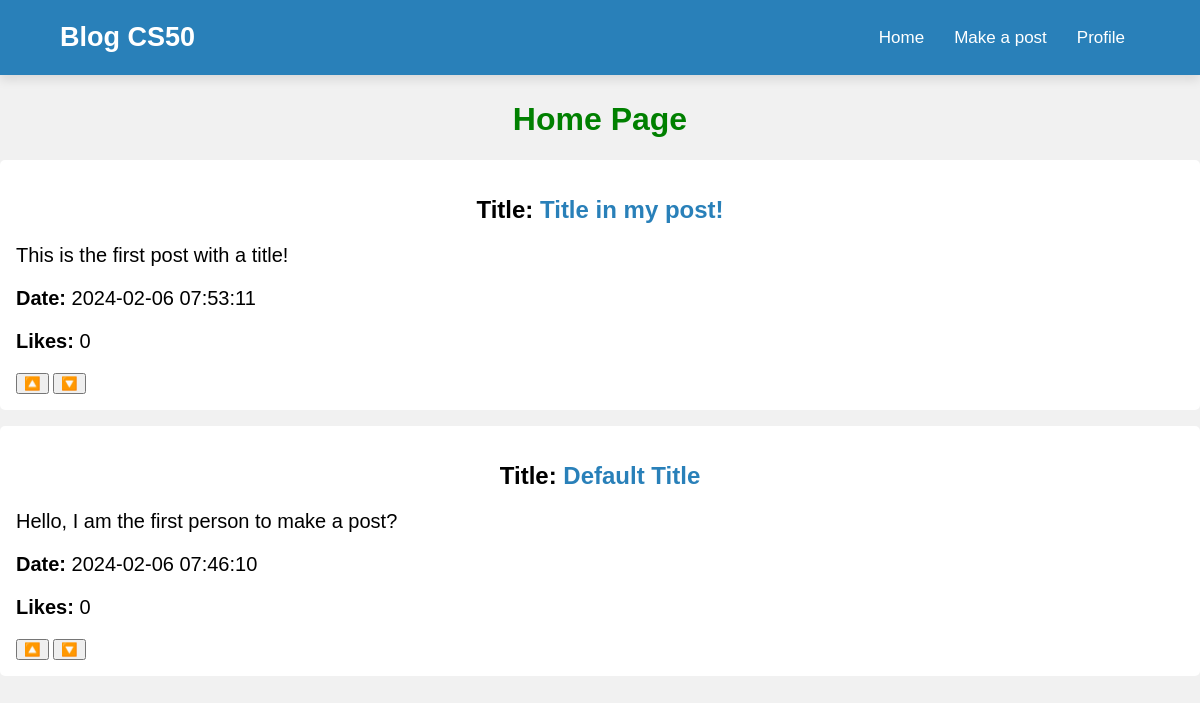
The app's page / (signed in), older data.
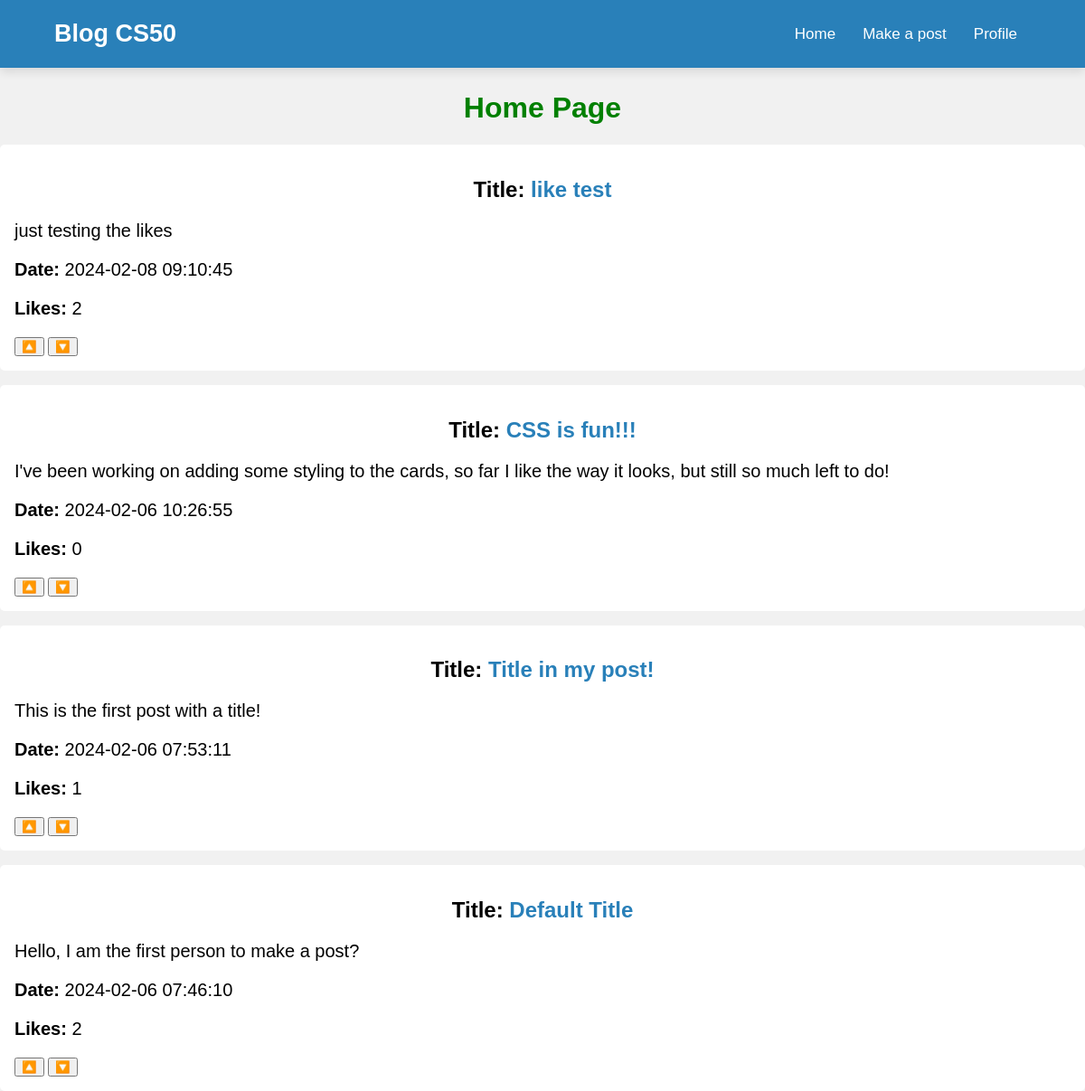
The same page, newer data.
### tables this page shows
CREATE TABLE posts (
    post_id INTEGER PRIMARY KEY AUTOINCREMENT,
    user_id INTEGER NOT NULL,
    title TEXT NOT NULL DEFAULT 'Default Title',
    content TEXT NOT NULL,
    likes INTEGER DEFAULT 0,
    created_at TIMESTAMP DEFAULT CURRENT_TIMESTAMP,
    FOREIGN KEY (user_id) REFERENCES users(id)
);

### app.py (the view)
@app.route("/")
@login_required
def index():
    data = db.execute("SELECT * FROM posts ORDER BY created_at DESC")
    return render_template("index.html", data=data)

### helpers.py (called while the page is built)
def login_required(f):
    @wraps(f)
    def decorated_function(*args, **kwargs):
        if session.get('user_id') is None:
            return redirect('/login')
        return f(*args, **kwargs)
    return decorated_function

### templates/index.html (shortened to what this page needs)
{% extends "layout.html" %}
{% block main %}
<div class="loginMain">
    <h1>Home Page</h1>
    {% for post in data %}
    <div class="description">
        <h2>Title: <a href="{{ url_for('view_post', post_id=post.post_id) }}">{{ post.title }}</a></h2>
        <p class="contentP">{{ post.content }}</p>
        <div>
            <p><strong>Date:</strong> {{ post.created_at }}</p>
            <p><strong>Likes:</strong> {{ post.likes }}</p>
        </div>
        <form action="/like" method="post" id="likeForm">
            <button type="submit" name="action" value="like">🔼</button>
            <button type="submit" name="action" value="dislike">🔽</button>
        </form>
    </div>
    {% endfor %}
</div>
{% endblock %}

### templates/layout.html (shortened to what this page needs)
<!DOCTYPE html>
<html lang="en">
<head>
    <link href="/static/styles.css" rel="stylesheet" >
</head>
<nav>
    <div class="navbar">
        <div class="logo">Blog CS50</div>
            {% if session["user_id"] %}
            <ul class="menu">
                <li><a href="/">Home</a></li>
                <li><a href="/post">Make a post</a></li>
                <li><a href="/profile">Profile</a></li>
            </ul>
            {% else %}
            <ul class="menu">
                <li><a href="/login">Sign in</a></li>
                <li><a href="/signup">Sign up</a></li>
            </ul>
            {% endif %}
    </div>
</nav>
<body>
    <h1>Body main goes there</h1>
    <main>
        {% block main %}{% endblock %}
    </main>
</body>
</html>

### static/styles.css (style rules this page uses)
h1 { color: green; }
body { background-color: #f1f1f1; display: flex; flex-direction: column; font-size: 1rem; justify-content: center; font-family: Poppins, sans-serif; margin: 0; padding: 0; box-sizing: border-box; }
nav { position: absolute; left: 0; top: 0; width: 100%; height: 75px; background-color: #2980b9; box-shadow: 0 5px 10px rgba(0, 0, 0, 0.1); }
nav .navbar { display: flex; align-items: center; justify-content: space-between; height: 100%; max-width: 90%; background: #2980b9; margin: auto; }
nav .navbar .logo { color: #fff; font-size: 27px; font-weight: 600; }
.menu { display: flex; }
.menu li { list-style: none; margin: 0 15px; }
.menu li a { color: #fff; font-size: 17px; font-weight: 500; text-decoration: none; }
.loginMain { width: 100%; height: 80vh; position: relative; }
.loginMain h1, h2, h3 { text-align: center; }
.description { padding: 1rem; margin: 1rem auto; box-shadow: 0 3px 7px -1px(#000, .1); background-color: #fff; border-radius: 5px; max-width: 1200px; }
.description a { color: #2980b9; text-decoration: none; }
.description p { font-size: 20px; }

Row changes from the older to the newer data that the page shows:
added posts: title "like test", content "just testing the likes", created_at "2024-02-08 09:10:45", likes "2"
added posts: title "CSS is fun!!!", content "I've been working on adding some styling to the cards, so far I like the way it looks, but still so much left to do!", created_at "2024-02-06 10:26:55", likes "0"
changed posts "Title in my post!": likes "0" → "1"
changed posts "Default Title": likes "0" → "2"
